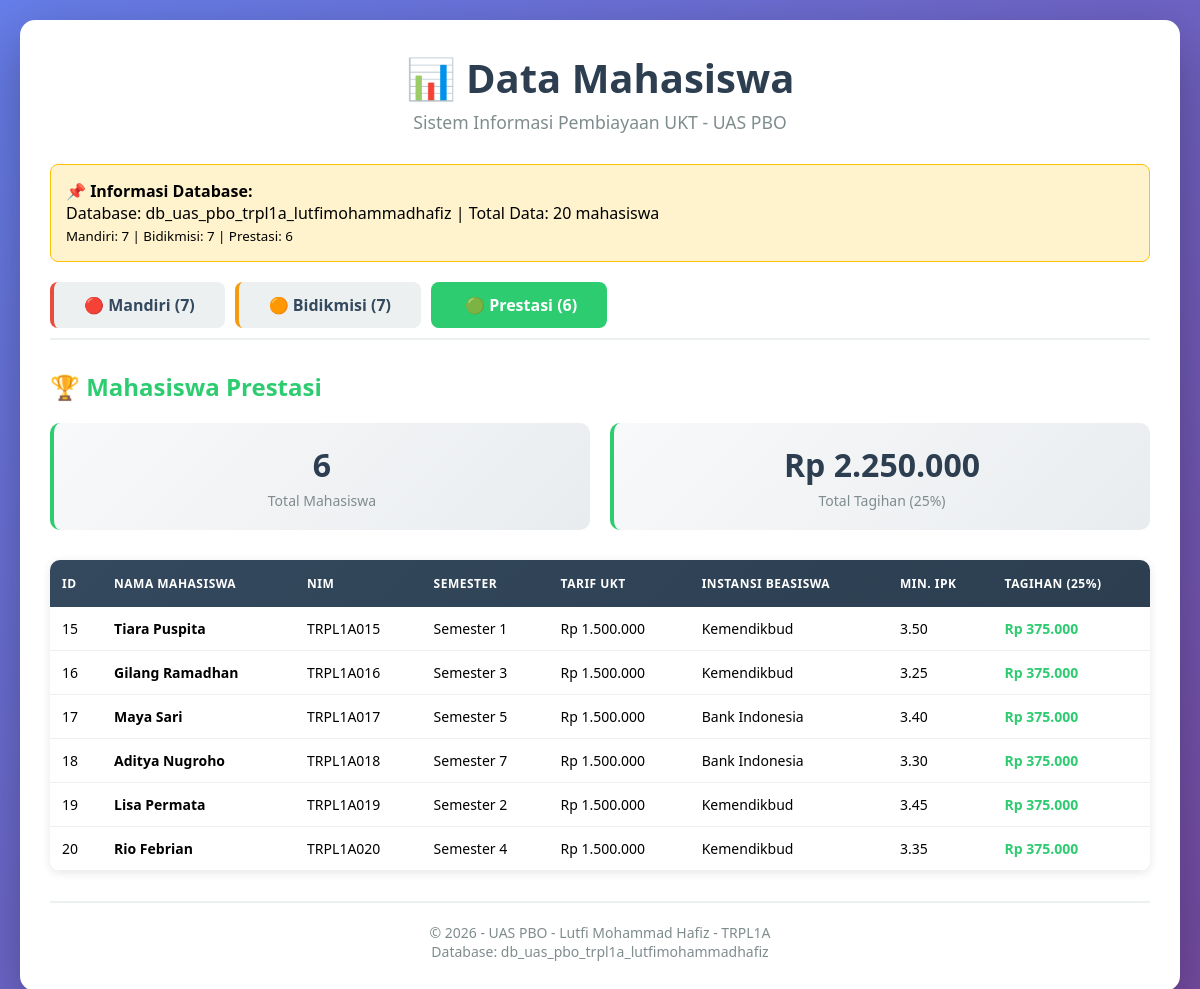
Page /?tab=prestasi on the committed database.
### tables this page shows
CREATE TABLE `tabel_mahasiswa` (
  `id_mahasiswa` int NOT NULL,
  `nama_mahasiswa` varchar(100) NOT NULL,
  `nim` varchar(20) NOT NULL,
  `semester` int NOT NULL,
  `tarif_ukt_nominal` decimal(15,2) NOT NULL,
  `jenis_pembiayaan` enum('mandiri','bidikmisi','prestasi') NOT NULL,
  `nama_wali` varchar(100) DEFAULT NULL,
  `nomor_kip_kuliah` varchar(30) DEFAULT NULL,
  `dana_saku_supsidi` decimal(15,2) DEFAULT NULL,
  `nama_instansi_beasiswa` varchar(100) DEFAULT NULL,
  `minimal_ipk_syarat` decimal(3,2) DEFAULT NULL
);

### config/database.php (called while the page is built, shortened)
<?php
$database = 'db_uas_pbo_trpl1a_lutfimohammadhafiz';
?>

### index.php (the view, shortened to what this page needs)
<?php
require_once 'config/database.php';
$tab = $_GET['tab'] ?? 'mandiri';
function getDataMahasiswa($koneksi, $jenis) {
    $query = "SELECT * FROM tabel_mahasiswa WHERE jenis_pembiayaan = '$jenis'";
    $result = mysqli_query($koneksi, $query);
    $data = [];
    while ($row = mysqli_fetch_assoc($result)) {
        $data[] = $row;
    }
    return $data;
}
$data_mandiri = getDataMahasiswa($koneksi, 'mandiri');
$data_bidikmisi = getDataMahasiswa($koneksi, 'bidikmisi');
$data_prestasi = getDataMahasiswa($koneksi, 'prestasi');
$total_mandiri = count($data_mandiri);
$total_bidikmisi = count($data_bidikmisi);
$total_prestasi = count($data_prestasi);
$total_keseluruhan = $total_mandiri + $total_bidikmisi + $total_prestasi;
?>
<!DOCTYPE html>
<html lang="id">
<head>
</head>
<body>
    <div class="container">
        <h1>📊 Data Mahasiswa</h1>
        <p class="subtitle">Sistem Informasi Pembiayaan UKT - UAS PBO</p>
        <div class="debug-info">
            <strong>📌 Informasi Database:</strong><br>
            Database: <?php echo $database; ?> |
            Total Data: <?php echo $total_keseluruhan; ?> mahasiswa<br>
            <small>Mandiri: <?php echo $total_mandiri; ?> |
            Bidikmisi: <?php echo $total_bidikmisi; ?> |
            Prestasi: <?php echo $total_prestasi; ?></small>
        </div>
        <div class="nav-tabs">
            <a href="?tab=mandiri" class="nav-tab mandiri <?php echo $tab == 'mandiri' ? 'active' : ''; ?>">
                🔴 Mandiri (<?php echo $total_mandiri; ?>)
            </a>
            <a href="?tab=bidikmisi" class="nav-tab bidikmisi <?php echo $tab == 'bidikmisi' ? 'active' : ''; ?>">
                🟠 Bidikmisi (<?php echo $total_bidikmisi; ?>)
            </a>
            <a href="?tab=prestasi" class="nav-tab prestasi <?php echo $tab == 'prestasi' ? 'active' : ''; ?>">
                🟢 Prestasi (<?php echo $total_prestasi; ?>)
            </a>
        </div>
        <div class="content <?php echo $tab == 'prestasi' ? 'active' : ''; ?>">
            <h2 style="color: #2ecc71; margin-bottom: 20px;">🏆 Mahasiswa Prestasi</h2>
            <div class="stats">
                <div class="stat-card prestasi">
                    <div class="number"><?php echo $total_prestasi; ?></div>
                    <div class="label">Total Mahasiswa</div>
                </div>
                <div class="stat-card prestasi">
                    <div class="number">
                        <?php
                        $total_tagihan = 0;
                        foreach ($data_prestasi as $m) {
                            $total_tagihan += $m['tarif_ukt_nominal'] * 0.25;
                        }
                        echo 'Rp ' . number_format($total_tagihan, 0, ',', '.');
                        ?>
                    </div>
                    <div class="label">Total Tagihan (25%)</div>
                </div>
            </div>
            <div class="table-container">
                <table>
                    <thead>
                        <tr>
                            <th>ID</th>
                            <th>Nama Mahasiswa</th>
                            <th>NIM</th>
                            <th>Semester</th>
                            <th>Tarif UKT</th>
                            <th>Instansi Beasiswa</th>
                            <th>Min. IPK</th>
                            <th>Tagihan (25%)</th>
                        </tr>
                    </thead>
                    <tbody>
                        <?php if (count($data_prestasi) > 0): ?>
                            <?php foreach ($data_prestasi as $m): ?>
                            <tr>
                                <td><?php echo $m['id_mahasiswa']; ?></td>
                                <td><strong><?php echo $m['nama_mahasiswa']; ?></strong></td>
                                <td><?php echo $m['nim']; ?></td>
                                <td>Semester <?php echo $m['semester']; ?></td>
                                <td>Rp <?php echo number_format($m['tarif_ukt_nominal'], 0, ',', '.'); ?></td>
                                <td><?php echo $m['nama_instansi_beasiswa'] ?? '-'; ?></td>
                                <td><?php echo number_format($m['minimal_ipk_syarat'] ?? 0, 2); ?></td>
                                <td><strong style="color: #2ecc71;">Rp <?php echo number_format($m['tarif_ukt_nominal'] * 0.25, 0, ',', '.'); ?></strong></td>
                            </tr>
                            <?php endforeach; ?>
                        <?php endif; ?>
                    </tbody>
                </table>
            </div>
        </div>
        <div class="footer">
            <p>&copy; <?php echo date('Y'); ?> - UAS PBO - Lutfi Mohammad Hafiz - TRPL1A</p>
            <p>Database: <?php echo $database; ?></p>
        </div>
    </div>
</body>
</html>

### index.php (style rules this page uses)
* { margin: 0; padding: 0; box-sizing: border-box; }
body { font-family: 'Segoe UI', Tahoma, Geneva, Verdana, sans-serif; background: linear-gradient(135deg, #667eea 0%, #764ba2 100%); min-height: 100vh; padding: 20px; }
.container { max-width: 1400px; margin: 0 auto; background: white; border-radius: 15px; padding: 30px; box-shadow: 0 20px 60px rgba(0,0,0,0.3); }
h1 { color: #2c3e50; text-align: center; margin-bottom: 5px; font-size: 2.5em; }
.subtitle { text-align: center; color: #7f8c8d; margin-bottom: 30px; font-size: 1.1em; }
.nav-tabs { display: flex; gap: 10px; margin-bottom: 30px; border-bottom: 2px solid #ecf0f1; padding-bottom: 10px; flex-wrap: wrap; }
.nav-tab { padding: 12px 30px; background: #ecf0f1; border: none; border-radius: 8px; cursor: pointer; font-size: 16px; font-weight: 600; color: #34495e; transition: all 0.3s; text-decoration: none; display: inline-block; }
.nav-tab.active { color: white; }
.nav-tab.mandiri { border-left: 4px solid #e74c3c; }
.nav-tab.bidikmisi { border-left: 4px solid #f39c12; }
.nav-tab.prestasi { border-left: 4px solid #2ecc71; }
.nav-tab.prestasi.active { background: #2ecc71; }
.content { display: none; animation: fadeIn 0.5s; }
.content.active { display: block; }
.stats { display: grid; grid-template-columns: repeat(auto-fit, minmax(200px, 1fr)); gap: 20px; margin-bottom: 30px; }
.stat-card { background: linear-gradient(135deg, #f8f9fa, #e9ecef); padding: 20px; border-radius: 10px; text-align: center; border-left: 4px solid #3498db; }
.stat-card .number { font-size: 2em; font-weight: 700; color: #2c3e50; }
.stat-card .label { color: #7f8c8d; font-size: 14px; margin-top: 5px; }
.stat-card.prestasi { border-left-color: #2ecc71; }
.table-container { overflow-x: auto; border-radius: 10px; box-shadow: 0 2px 10px rgba(0,0,0,0.1); }
table { width: 100%; border-collapse: collapse; font-size: 14px; }
thead { background: linear-gradient(135deg, #34495e, #2c3e50); color: white; }
th { padding: 15px 12px; text-align: left; font-weight: 600; text-transform: uppercase; font-size: 12px; letter-spacing: 0.5px; }
.footer { text-align: center; margin-top: 30px; padding-top: 20px; border-top: 2px solid #ecf0f1; color: #7f8c8d; font-size: 14px; }
.debug-info { background: #fff3cd; border: 1px solid #ffc107; padding: 15px; border-radius: 8px; margin-bottom: 20px; }

### rows in the picture
tabel_mahasiswa: id_mahasiswa "15", nama_mahasiswa "Tiara Puspita", nim "TRPL1A015", semester "1", tarif_ukt_nominal "1.500.000", nama_instansi_beasiswa "Kemendikbud", minimal_ipk_syarat "3.50", $m['tarif_ukt_nominal']*0.25 "375.000"
tabel_mahasiswa: id_mahasiswa "16", nama_mahasiswa "Gilang Ramadhan", nim "TRPL1A016", semester "3", tarif_ukt_nominal "1.500.000", nama_instansi_beasiswa "Kemendikbud", minimal_ipk_syarat "3.25", $m['tarif_ukt_nominal']*0.25 "375.000"
tabel_mahasiswa: id_mahasiswa "17", nama_mahasiswa "Maya Sari", nim "TRPL1A017", semester "5", tarif_ukt_nominal "1.500.000", nama_instansi_beasiswa "Bank Indonesia", minimal_ipk_syarat "3.40", $m['tarif_ukt_nominal']*0.25 "375.000"
tabel_mahasiswa: id_mahasiswa "18", nama_mahasiswa "Aditya Nugroho", nim "TRPL1A018", semester "7", tarif_ukt_nominal "1.500.000", nama_instansi_beasiswa "Bank Indonesia", minimal_ipk_syarat "3.30", $m['tarif_ukt_nominal']*0.25 "375.000"
tabel_mahasiswa: id_mahasiswa "19", nama_mahasiswa "Lisa Permata", nim "TRPL1A019", semester "2", tarif_ukt_nominal "1.500.000", nama_instansi_beasiswa "Kemendikbud", minimal_ipk_syarat "3.45", $m['tarif_ukt_nominal']*0.25 "375.000"
tabel_mahasiswa: id_mahasiswa "20", nama_mahasiswa "Rio Febrian", nim "TRPL1A020", semester "4", tarif_ukt_nominal "1.500.000", nama_instansi_beasiswa "Kemendikbud", minimal_ipk_syarat "3.35", $m['tarif_ukt_nominal']*0.25 "375.000"

### other values in the picture
$database "db_uas_pbo_trpl1a_lutfimohammadhafiz"
$total_keseluruhan "20"
$total_mandiri "7"
$total_bidikmisi "7"
$total_prestasi "6"
$total_tagihan "2.250.000"
